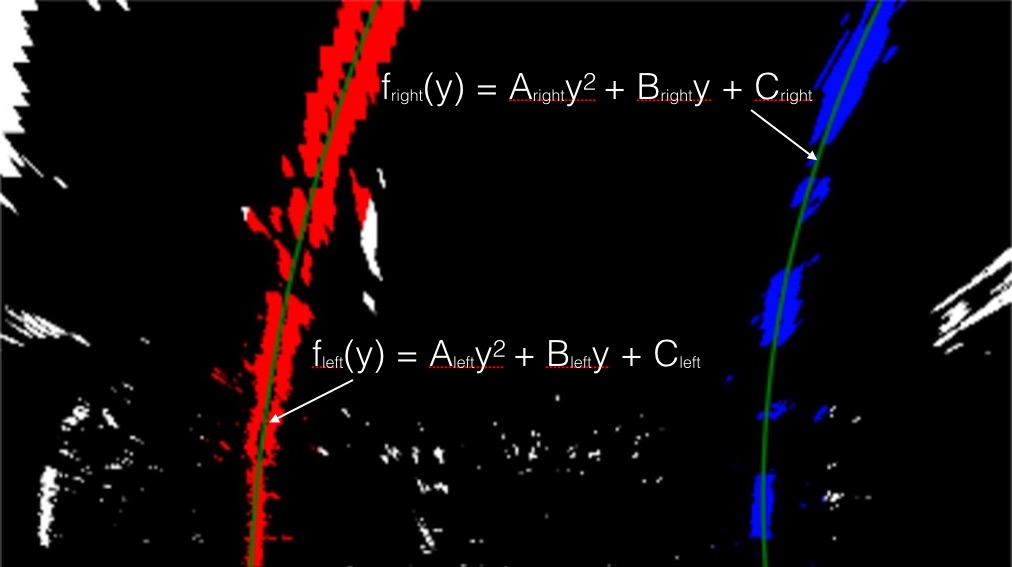
#> input picture Hehe/Robot/examples/color_fit_lines.jpg, 1012 x 567 px, given in place of the camera
$ python Main_Lane.py
#> lines starting #> are read from the running program, lines starting #| are printed output that depends on the picture; after the words box and inside, x2 and y2 are one past the last pixel; in counts of white or black regions, pixels touching at a corner belong together
import cv2 as cv
import numpy as np
from time import gmtime, strftime, sleep, time
import logging
# from Motor import Motor

def weighted_img(img, initial_img, α=0.8, β=1., λ=0.):
    """
    `img` is the output of the hough_lines(), An image with lines drawn on it.
    Should be a blank image (all black) with lines drawn on it.
    `initial_img` should be the image before any processing.
    The result image is computed as follows:
    initial_img * α + img * β + λ
    NOTE: initial_img and img must be the same shape!
    """
    return cv.addWeighted(initial_img, α, img, β, λ)


def detect_line_segments(cropped_edges):
    # tuning min_threshold, minLineLength, maxLineGap is a trial and error process by hand
    rho = 1  # distance precision in pixel, i.e. 1 pixel
    angle = np.pi / 180  # angular precision in radian, i.e. 1 degree
    min_threshold = 10  # minimal of votes
    line_segments = cv.HoughLinesP(cropped_edges, rho, angle, min_threshold,
                                    np.array([]), minLineLength=10, maxLineGap=15)

    return line_segments

def make_points(frame, line):
    height, width, _ = frame.shape
    slope, intercept = line
    y1 = height  # bottom of the frame
    y2 = int(y1 * 1 / 2)  # make points from middle of the frame down

    # bound the coordinates within the frame
    x1 = max(-width, min(2 * width, int((y1 - intercept) / slope)))
    x2 = max(-width, min(2 * width, int((y2 - intercept) / slope)))
    return [[x1, y1, x2, y2]]

def average_slope_intercept(frame, line_segments):
    """
    This function combines line segments into one or two lane lines
    If all line slopes are < 0: then we only have detected left lane
    If all line slopes are > 0: then we only have detected right lane
    """
    lane_lines = []
    if line_segments is None:
        logging.info('No line_segment segments detected')
        return lane_lines

    height, width, _ = frame.shape
    left_fit = []
    right_fit = []

    boundary = 1/3
    left_region_boundary = width * (1 - boundary)  # left lane line segment should be on left 2/3 of the screen
    right_region_boundary = width * boundary # right lane line segment should be on left 2/3 of the screen

    for line_segment in line_segments:
        for x1, y1, x2, y2 in line_segment:
            if x1 == x2:
                logging.info('skipping vertical line segment (slope=inf): %s' % line_segment)
                continue
            fit = np.polyfit((x1, x2), (y1, y2), 1)
            slope = fit[0]
            intercept = fit[1]
            if slope < 0:
                if x1 < left_region_boundary and x2 < left_region_boundary:
                    left_fit.append((slope, intercept))
            else:
                if x1 > right_region_boundary and x2 > right_region_boundary:
                    right_fit.append((slope, intercept))

    left_fit_average = np.average(left_fit, axis=0)
    if len(left_fit) > 0:
        lane_lines.append(make_points(frame, left_fit_average))

    right_fit_average = np.average(right_fit, axis=0)
    if len(right_fit) > 0:
        lane_lines.append(make_points(frame, right_fit_average))

    logging.debug('lane lines: %s' % lane_lines)  # [[[316, 720, 484, 432]], [[1009, 720, 718, 432]]]

    return lane_lines

def display_lines(frame, lines, line_color=(0, 255, 255), line_width=20):
    line_image = np.zeros_like(frame)
    if lines is not None:
        for line in lines:
            for x1, y1, x2, y2 in line:
                cv.line(line_image, (x1, y1), (x2, y2), line_color, line_width)
    line_image = cv.addWeighted(frame, 0.8, line_image, 1, 1)
    return line_image

def region_of_interest(edges):
    height, width = edges.shape
    mask = np.zeros_like(edges)

    # only focus bottom half of the screen
    polygon = np.array([[
        (0, height * 1 / 2),
        (width, height * 1 / 2),
        (width, height),
        (0, height),
    ]], np.int32)

    cv.fillPoly(mask, polygon, 255)
    cropped_edges = cv.bitwise_and(edges, mask)
    return cropped_edges

# define a range of black color in HSV
lower_black = np.array([0, 0, 0])
upper_black = np.array([227, 100, 70])

# Rectangular Kernel
rectKernel = cv.getStructuringElement(cv.MORPH_RECT,(7,7))


# Khoi tao ham dong co
# motor = Motor(2, 3, 4, 17, 27, 22)

# Create the Camera instance
cap = cv.VideoCapture(0) # 0 là số thứ tự của camera trong hệ thống của bạn

if not cap.isOpened():
    print("Error: Couldn't open camera.")
    exit()

print('Started')

# commencing subtraction
while True:
    try:
        # fetching each frame
        ret, frame = cap.read()
#> frame is the input picture: shape (567, 1012, 3); mean B, G, R 11.4, 8.2, 15.7

        if not ret:
            print("Error: Couldn't receive frame. Exiting...")
            break

        # apply some gaussian blur to the image
        kenerl_size = (3, 3)
        gauss_image = cv.GaussianBlur(frame, kenerl_size, 0)

        # here we convert to the HSV colorspace
        hsv_image = cv.cvtColor(gauss_image, cv.COLOR_BGR2HSV)
#> hsv_image: shape (567, 1012, 3); mean H, S, V 14.5, 38.7, 19.9

        # apply color threshold to the HSV image to get only black colors
        thres_1 = cv.inRange(hsv_image, lower_black, upper_black)
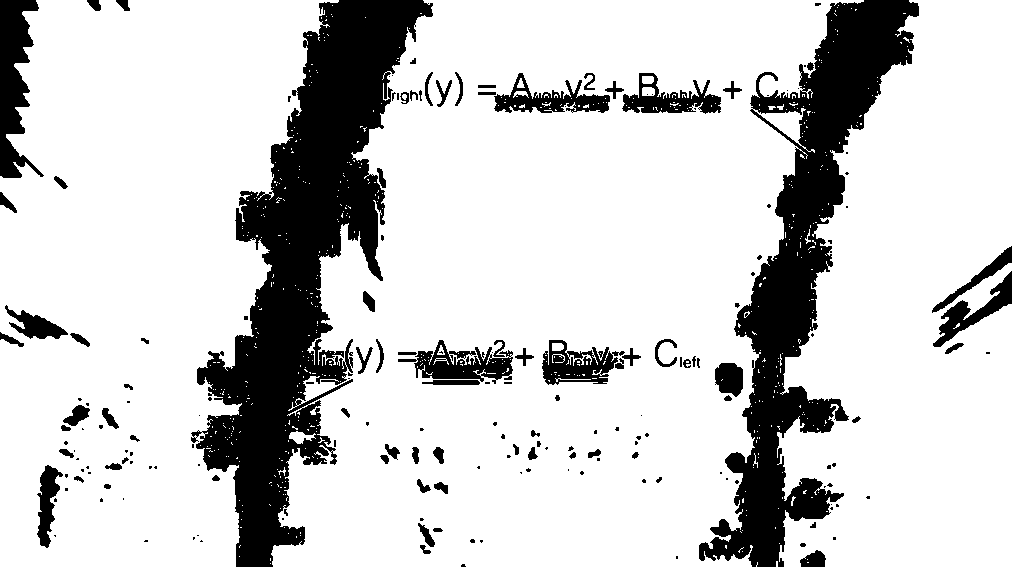
#> thres_1: shape (567, 1012); 80.7% white; 187 black regions (104 under 20 px), largest, box (x1, y1, x2, y2) and area: (191, 0, 433, 567) 50233, (699, 0, 919, 567) 36166, (0, 0, 44, 178) 4291

        # dilate the the threshold image
        thresh = cv.dilate(thres_1, rectKernel, iterations=1)
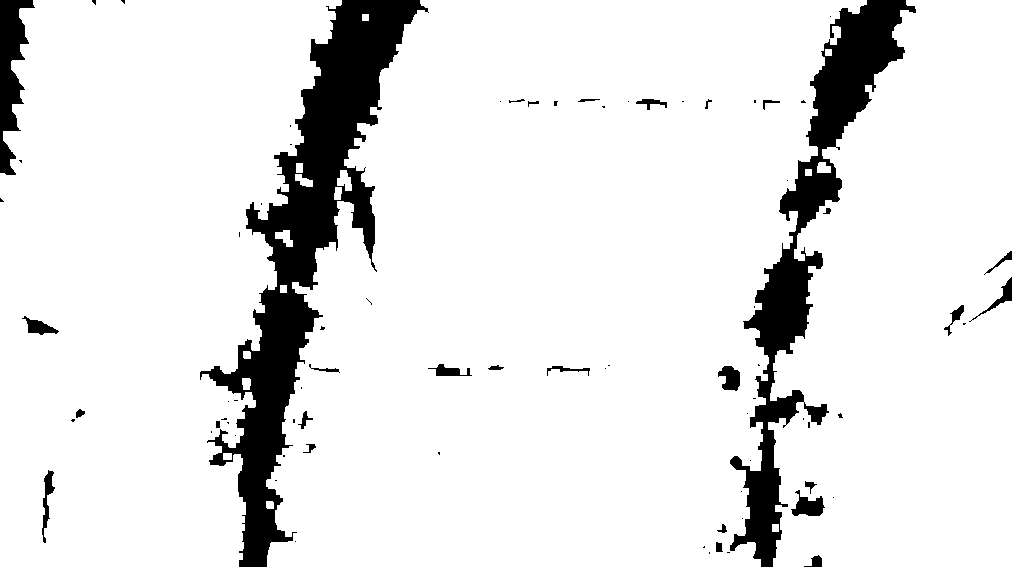
#> thresh: shape (567, 1012); 89.6% white; 78 black regions (49 under 20 px), largest, box (x1, y1, x2, y2) and area: (200, 0, 429, 567) 32454, (730, 0, 916, 567) 20435, (0, 0, 35, 175) 3046

        # apply canny edge detection
        low_threshold = 200
        high_threshold = 400
        canny_edges = cv.Canny(gauss_image, low_threshold, high_threshold)
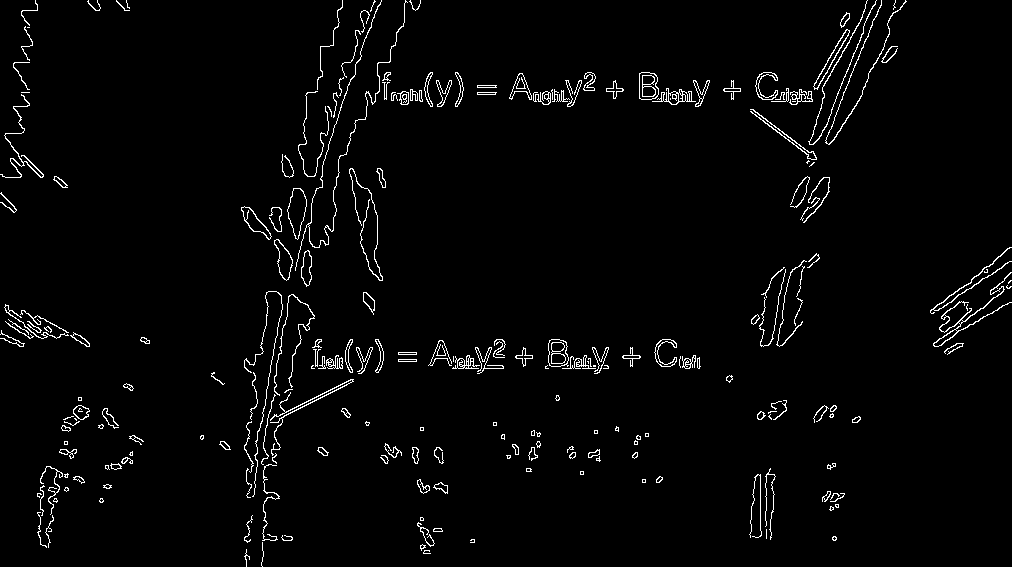
#> canny_edges: shape (567, 1012); 2.5% white in thin lines or dots

        # get a region of interest
        roi_image = region_of_interest(canny_edges)
#> in region_of_interest, `cv.fillPoly(mask, polygon, 255)`:
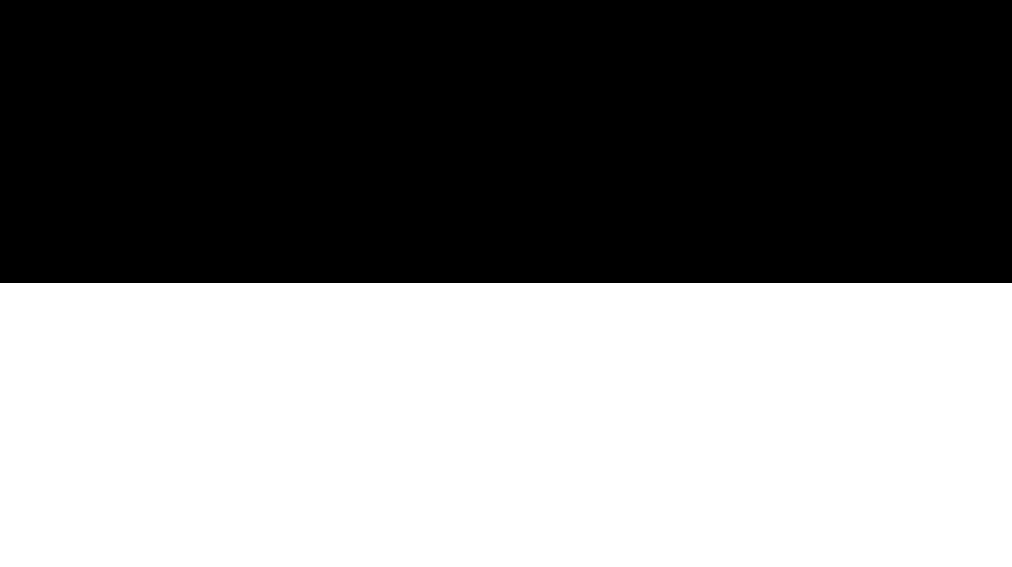
#> mask: shape (567, 1012); 50.1% white; 1 black region, box (x1, y1, x2, y2) and area: (0, 0, 1012, 283) 286396
#> in region_of_interest, `cropped_edges = cv.bitwise_and(edges, mask)`:
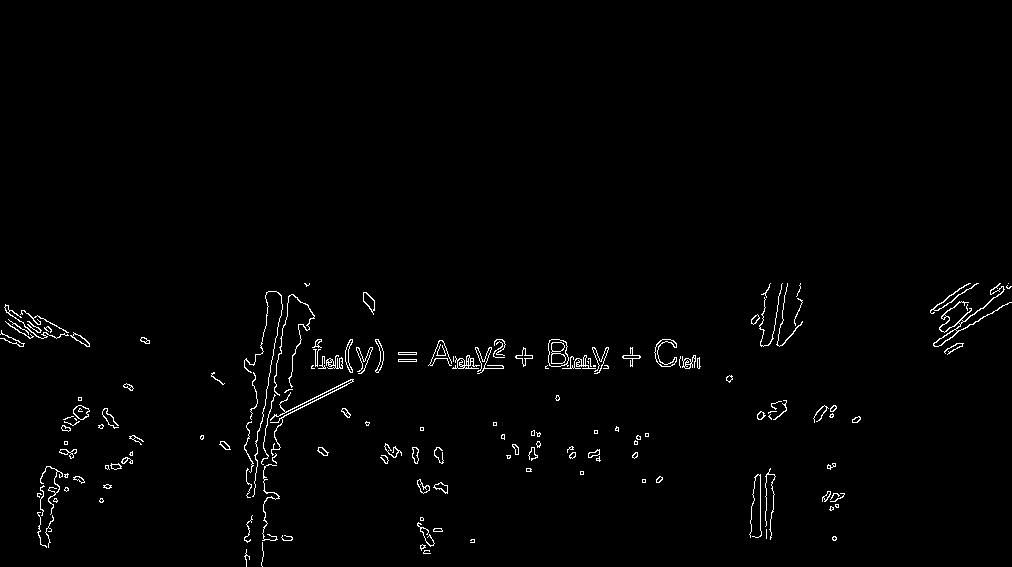
#> cropped_edges: shape (567, 1012); 1.3% white in thin lines or dots, all inside (x1, y1, x2, y2) = (0, 283, 1012, 567)

        line_segments = detect_line_segments(roi_image)
#> in detect_line_segments, `line_segments = cv.HoughLinesP(cropped_edges, rho, angle, min_threshol..`: line_segments = 580 rows, first 6: [660, 340, 670, 339], [462, 368, 494, 365], [433, 355, 487, 359], [39, 516, 51, 513], [431, 361, 528, 355], [251, 408, 280, 403]
        lane_lines = average_slope_intercept(frame, line_segments)
#> the loop in average_slope_intercept, `for line_segment in line_segments:` made 580 passes
#> after the loop in average_slope_intercept, `for line_segment in line_segments:`: left_fit = 208 pairs, first value -32 to -2.56e-16, second value 319.2 to 9195; right_fit = 114 pairs, first value 1.11e-16 to 18, second value -13341 to 536
#> in average_slope_intercept, `left_fit_average = np.average(left_fit, axis=0)`: left_fit_average = [-1.75, 900.8]
#> in make_points, `slope, intercept = line`: slope = -1.75; intercept = 900.8
#> in make_points, `x1 = max(-width, min(2 * width, int((y1 - intercept) / slope)))`: x1 = 191
#> in make_points, `x2 = max(-width, min(2 * width, int((y2 - intercept) / slope)))`: x2 = 353
#> in average_slope_intercept, `right_fit_average = np.average(right_fit, axis=0)`: right_fit_average = [1.29, -395.3]
#> lane_lines = [[[191, 567, 353, 283]], [[744, 567, 524, 283]]]

        # overlay the line image on the main frame
        line_image = display_lines(frame, lane_lines)
#> the loop in display_lines, `for line in lines:` made 2 passes
#> after the loop in display_lines, `for line in lines:`:
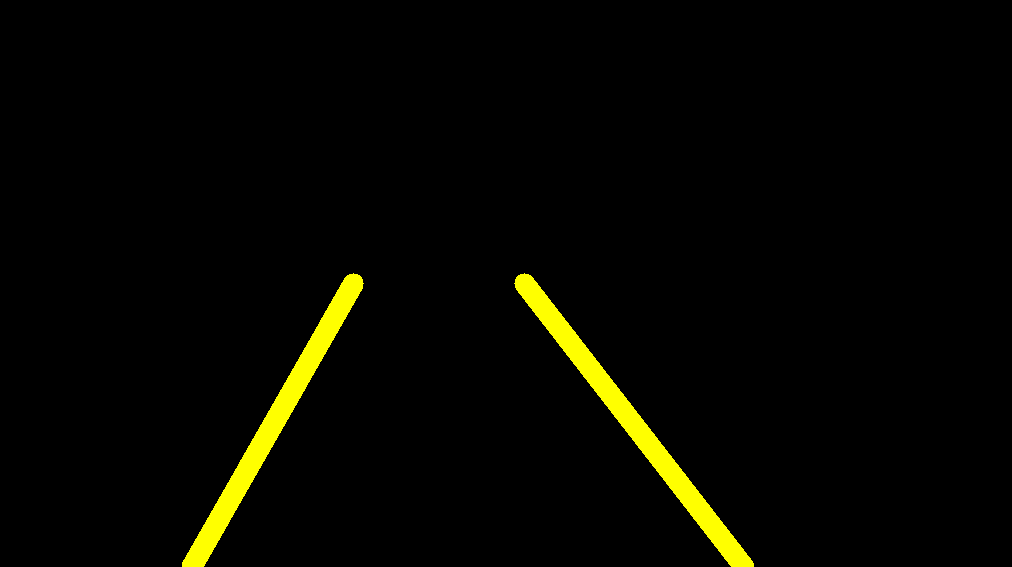
#> line_image: shape (567, 1012, 3); mean of channels 0, 1, 2 0, 6.5, 6.5; drawn as B, G, R
#> in display_lines, `line_image = cv.addWeighted(frame, 0.8, line_image, 1, 1)`:
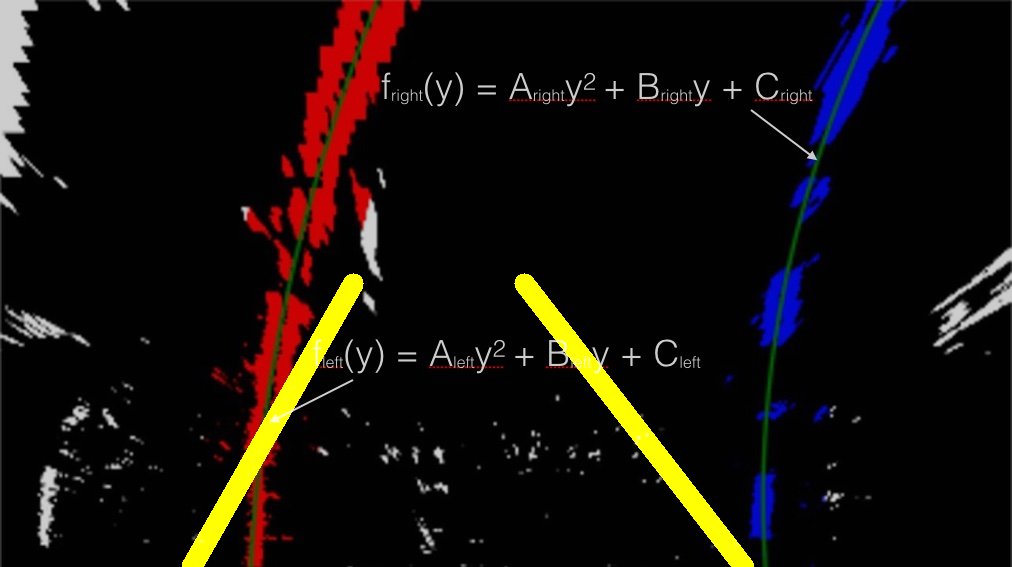
#> line_image: shape (567, 1012, 3); mean B, G, R 10.1, 13.8, 19.5

        # Calculate and display lane center
        def calculate_lane_center(lane_lines, frame_width):
#> called with frame_width = 1012
            if len(lane_lines) < 2:
                return None

            left_line = lane_lines[0][0]  # Get the left lane line
#> left_line = [191, 567, 353, 283]
            right_line = lane_lines[1][0]  # Get the right lane line
#> right_line = [744, 567, 524, 283]

            # Calculate the midpoint between the two lanes
            x_center = (left_line[0] + right_line[0]) // 2
#> x_center = 467
            y_center = (left_line[1] + right_line[1]) // 2
#> y_center = 567

            # Calculate the offset from the center of the frame
            offset = x_center - frame_width // 2
#> offset = -39

            return offset

        lane_center_offset = calculate_lane_center(lane_lines, frame.shape[1])
#> lane_center_offset = -39
        print(lane_center_offset)
#| -39


    # [10 lines of commented-out code are left out]
        cv.imshow('Frame', frame)
        cv.imshow('New Image', roi_image)
        cv.imshow('Line Image', line_image)

        keyboard = cv.waitKey(30)
#> (key q is pressed here)
        if keyboard == ord('q') or keyboard == 27:
            break
    except KeyboardInterrupt:
        break

# cleanup
cap.release()
cv.destroyAllWindows()
print('Stopped')
